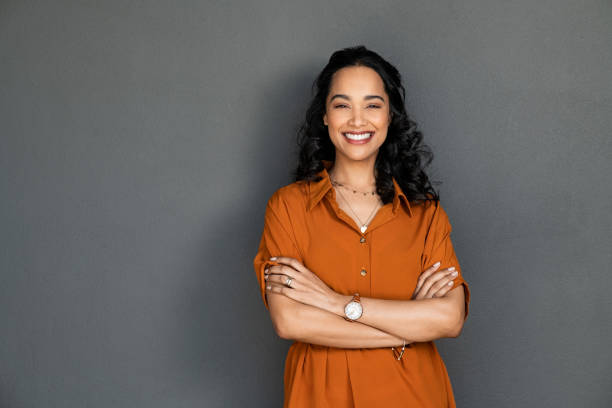
#> input picture lady.jpeg, 612 x 408 px
$ python face_detection.py
#> lines starting #> are read from the running program, lines starting #| are printed output that depends on the picture; after the words box and inside, x2 and y2 are one past the last pixel; in counts of white or black regions, pixels touching at a corner belong together
#face detection detecs the presence of a face in the image while face recognition recognises whose face it is
#face detection performed using a classifier which is an algorithm that esentialluy decides whether a given image is positive or negative,whether a face is presnt or not
#Classifier needs to be trained on lots of images with and without faces but Open CV already comes with pre trainned classifiers
#2 important classifiers: hard cascades and local binary pattern

import cv2 as cv
img=cv.imread("lady.jpeg")
#> img is the input picture: shape (408, 612, 3); mean B, G, R 91.5, 98.8, 111
gray=cv.cvtColor(img,cv.COLOR_BGR2GRAY)
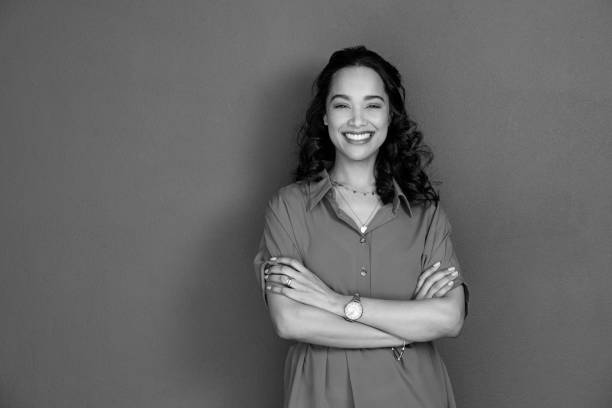
#> gray: shape (408, 612); min 0, max 255, mean 101.7
bi=cv.bilateralFilter(gray,5,17,17)
#face detection does not involve skin tone. The hardcascdes look at the image and using the edges try to detect if its a face or not
hard_cascade=cv.CascadeClassifier("face_detect.xml")
faces_recocognised=hard_cascade.detectMultiScale(bi,scaleFactor=1.29,minNeighbors=2)
#> faces_recocognised = [[317, 75, 81, 81]]
print(f"Number of faces recognised :{len(faces_recocognised)}")
#| Number of faces recognised :1
for (x,y,w,h) in faces_recocognised:
    cv.rectangle(img,(x,y),(x+w,y+h),(0,255,0),thickness=2)
#> this loop made 1 pass
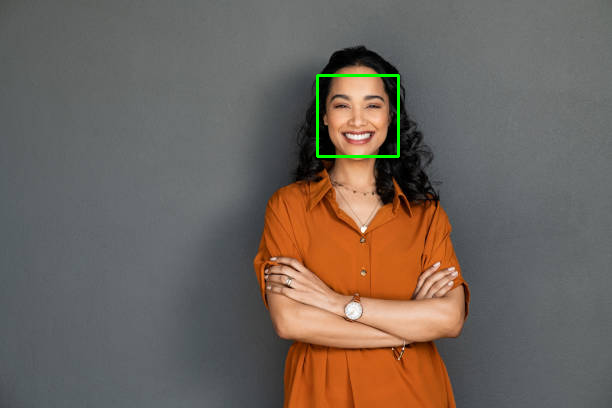
#> img: shape (408, 612, 3); 0.39% of pixels changed, all inside (x1, y1, x2, y2) = (316, 74, 400, 158)
cv.imshow("Detected",img)
cv.waitKey(0)

#hardcascades are very sensitive to noise in an image and are not the most advance/precise mechanism
#delibs recogniser is better as it is less pronne to noise
#can extend to videos by dtecting frame in every frame

$ run again, with group.jpeg copied over lady.jpeg
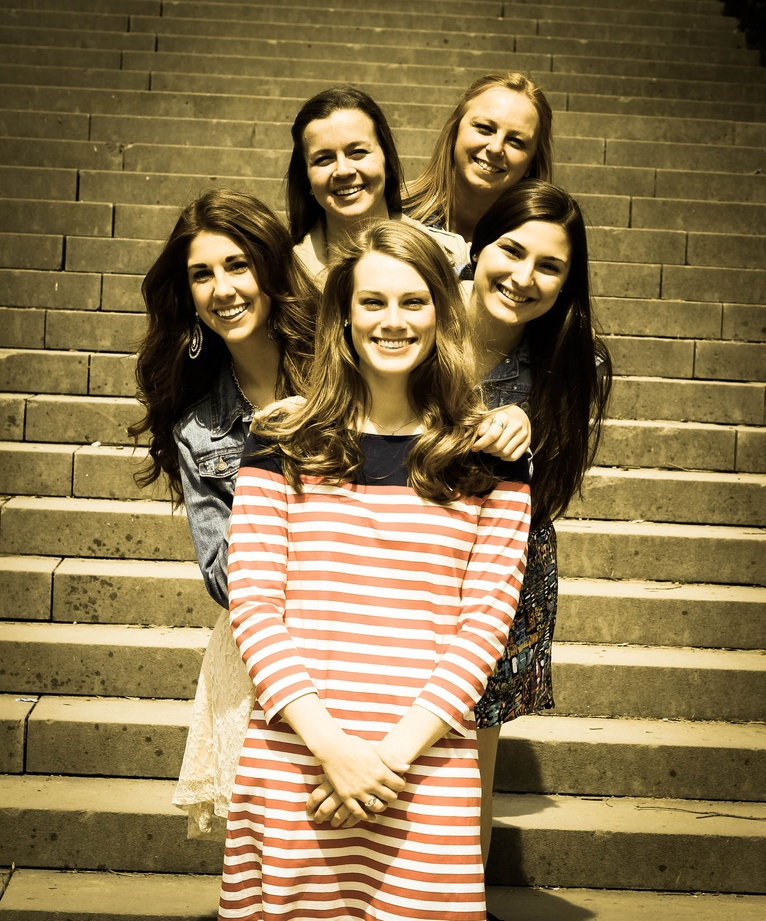
#> input picture group.jpeg, 766 x 921 px, shrunk from 2158 x 2596 before the run
#> img is the input picture: shape (921, 766, 3); mean B, G, R 79.4, 118.6, 139.1
#> `gray=cv.cvtColor(img,cv.COLOR_BGR2GRAY)`:
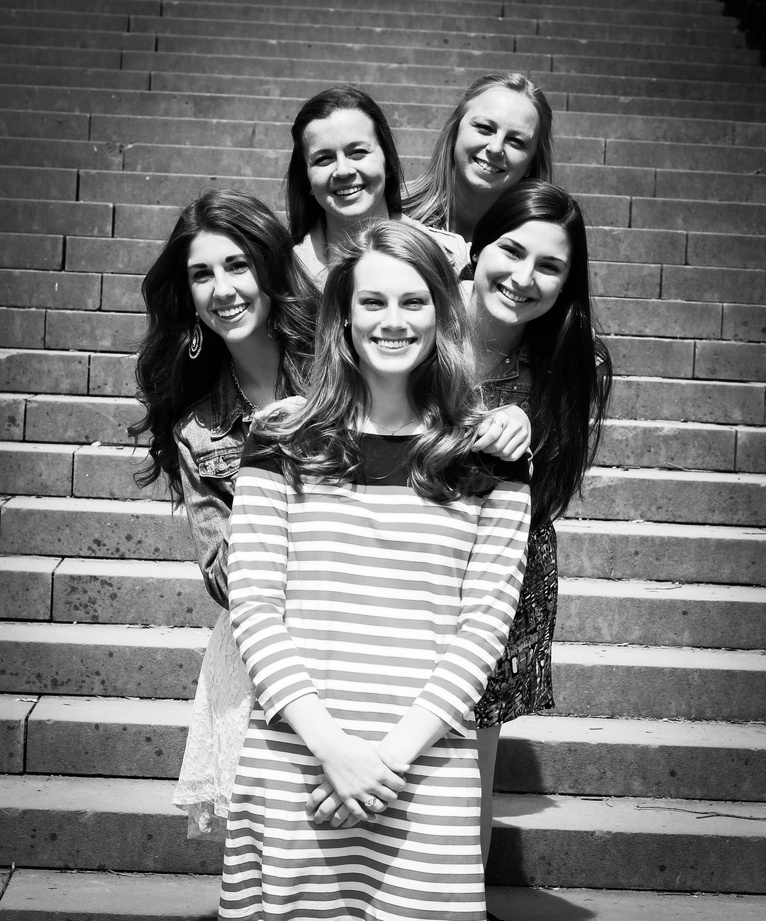
#> gray: shape (921, 766); min 0, max 255, mean 120.3
#> faces_recocognised = [[448, 94, 98, 98], [292, 115, 100, 100], [173, 234, 96, 96], [193, 271, 86, 86], [335, 257, 116, 116]]
#| Number of faces recognised :5
#> the loop `for (x,y,w,h) in faces_recocognised:` made 5 passes
#> after the loop `for (x,y,w,h) in faces_recocognised:`:
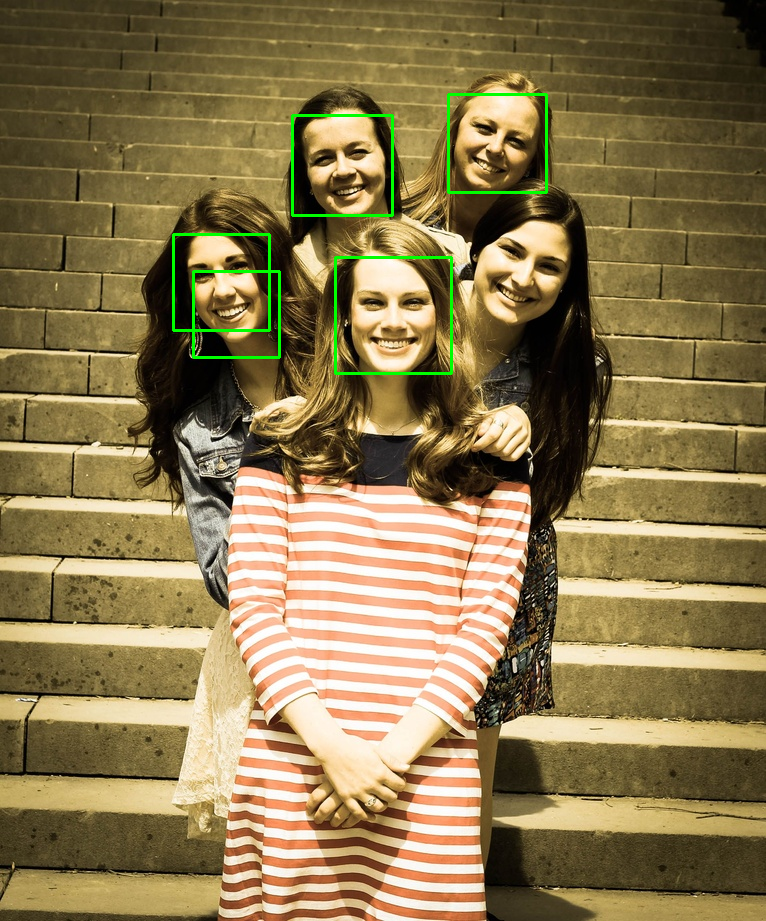
#> img: shape (921, 766, 3); 0.84% of pixels changed, all inside (x1, y1, x2, y2) = (172, 93, 548, 375)

$ run again, with european-shorthair-8601492_640.jpg copied over lady.jpeg
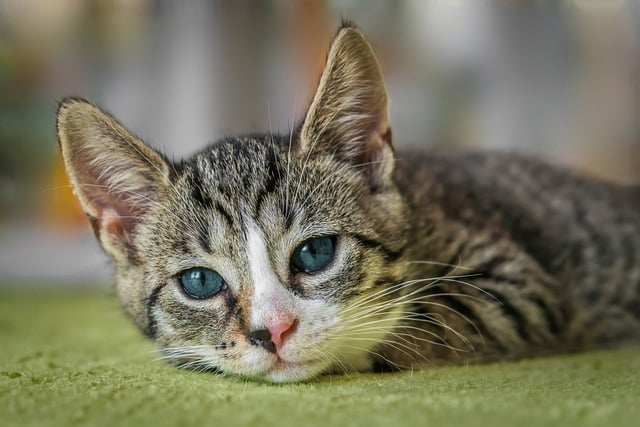
#> input picture european-shorthair-8601492_640.jpg, 640 x 427 px
#> img is the input picture: shape (427, 640, 3); mean B, G, R 93.2, 116.1, 119.1
#> `gray=cv.cvtColor(img,cv.COLOR_BGR2GRAY)`:
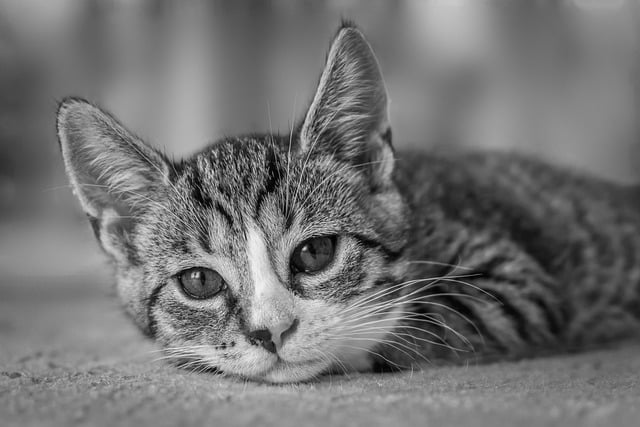
#> gray: shape (427, 640); min 0, max 249, mean 114.4
#> faces_recocognised = ()
#| Number of faces recognised :0
